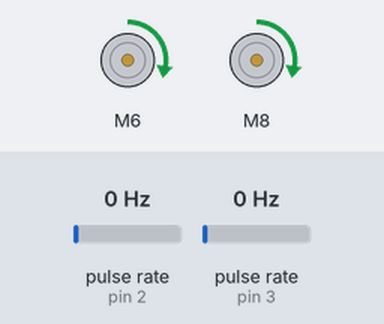
Recording of a sketch running on a simulated Arduino Uno, built with avr-gcc and run on an emulated ATmega328P. Parts: 2 × DC motor (green arrow = forward, orange = backward, longer = faster). Wiring (inferred from the names in the program): 2 × pulse sensor: data pin 2 / data pin 3. The inputs (shaded band) are chosen by the test bench; at power-on: pulse rate (sensors on pin 2, pin 3) 0 Hz.

Above: at 0.1 s.
Timing chart, 0 to 1.6 s (numbered marks = the images above):
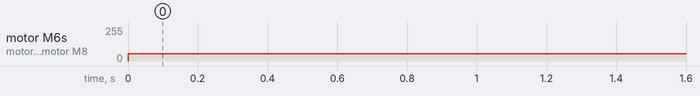

The sketch:

interrupciones_con_Arduino_medicion_de_velocidad.ino
```cpp
#include <Arduino.h>
#include <L298N.h>

// Definir pines para los motores
const unsigned int IN1 = 6;
const unsigned int IN2 = 7;
const unsigned int EN = 11;

const unsigned int IN3 = 8;
const unsigned int IN4 = 9;
const unsigned int EN1 = 10;

// Crear instancias de motores
L298N motorA(EN, IN1, IN2);
L298N motorB(EN1, IN3, IN4);

// Definir pines para los encoders
#define encoderPin1 2
#define encoderPin2 3

// Definir resolución de encoders y dimensiones del robot
const float encoderResolution = 20.0;  // Pulsos por revolución del encoder
const float wheelDiameter = 0.067;        // Diámetro de la rueda en metros
const float wheelBase = 0.0107;            // Distancia entre ruedas en metros


// Variables para el control de velocidad
float targetLinearVelocity = 0.008;  // Velocidad lineal deseada en m/s
float targetAngularVelocity = 0.005; // Velocidad angular deseada en rad/s

// Variables para el control de motores
volatile long encoderCount1 = 0;
volatile long encoderCount2 = 0;

void setup() {
  Serial.begin(9600);

  // Configurar pines de encoder como entradas y habilitar las interrupciones
  pinMode(encoderPin1, INPUT);
  pinMode(encoderPin2, INPUT);
  attachInterrupt(digitalPinToInterrupt(encoderPin1), encoderInterrupt1, CHANGE);
  attachInterrupt(digitalPinToInterrupt(encoderPin2), encoderInterrupt2, CHANGE);
}

void loop() {
  // Calcular velocidades de cada rueda usando seno y coseno
  float leftWheelVelocity = targetLinearVelocity - (targetAngularVelocity * wheelBase / 2);
  float rightWheelVelocity = targetLinearVelocity + (targetAngularVelocity * wheelBase / 2);

  // Convertir velocidades de rueda a velocidades de encoder (pulsos por segundo)
  float leftEncoderVelocity = leftWheelVelocity / (PI * wheelDiameter) * encoderResolution;
  float rightEncoderVelocity = rightWheelVelocity / (PI * wheelDiameter) * encoderResolution;

  // Controlar los motores con las velocidades calculadas
  controlMotors(leftEncoderVelocity, rightEncoderVelocity);
}

void controlMotors(float leftSpeed, float rightSpeed) {
  // Aplicar control proporcional para ajustar la velocidad de los motores
  int leftPWM = constrain(leftSpeed * 70, -70, 70);
  int rightPWM = constrain(rightSpeed * 70, -70, 70);

  // Controlar los motores usando la biblioteca L298N
  motorA.setSpeed(abs(leftPWM));
  motorB.setSpeed(abs(rightPWM));

  if (leftPWM > 0) {
    motorA.forward();
  } else {
    motorA.backward();
  }

  if (rightPWM > 0) {
    motorB.forward();
  } else {
    motorB.backward();
  }
}

void encoderInterrupt1() {
  encoderCount1++;
}

void encoderInterrupt2() {
  encoderCount2++;
}
```

Measured:
- by itself, motor M6, motor M8: stopped → forward 53/255 at 0.00 s
